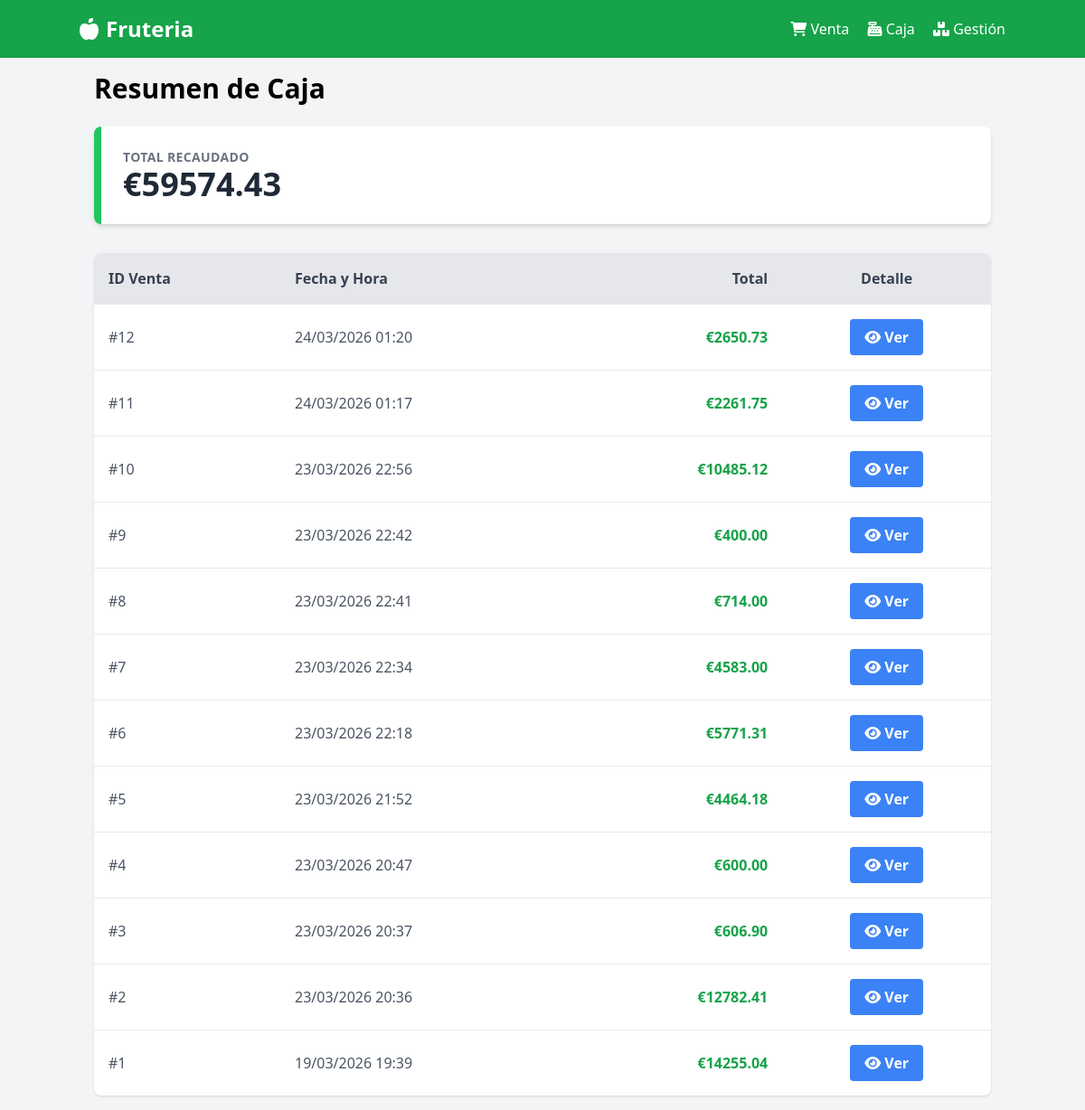
Page /caja on the earlier database version.
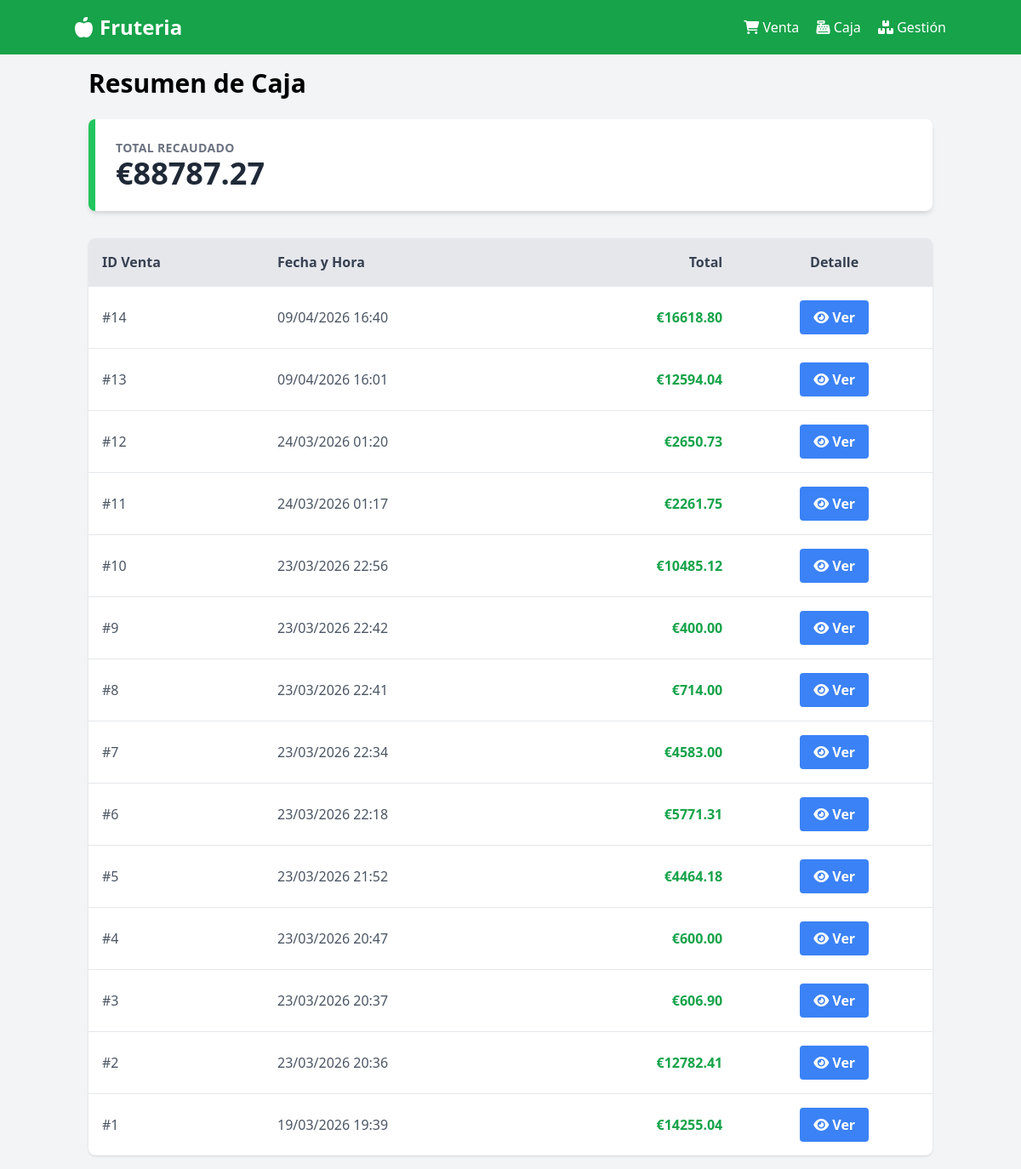
Same page on the later database version.
### app/models/models.py (models this page shows)
class Venta(db.Model):
    __tablename__ = 'ventas'
    id = db.Column(db.Integer, primary_key=True)
    fecha = db.Column(db.DateTime, default=db.func.current_timestamp())
    total = db.Column(db.Float, nullable=False)
    detalles = db.relationship('DetalleVenta', backref='venta', lazy=True)

### app/routes/main.py (the view)
@main_bp.route('/caja')
def ver_caja():
    total_obtenido = db.session.query(func.sum(Venta.total)).scalar() or 0
    ventas = Venta.query.order_by(Venta.fecha.desc()).all()
    return render_template('caja.html', total=total_obtenido, ventas=ventas)

### app/templates/caja.html (shortened to what this page needs)
{% extends "base.html" %}
{% block content %}
<div class="max-w-6xl mx-auto">
    <h1 class="text-3xl font-bold mb-6">Resumen de Caja</h1>
    <div class="bg-white p-6 rounded-lg shadow-md mb-8 border-l-8 border-green-500">
        <h2 class="text-gray-500 uppercase tracking-wide text-sm font-bold">Total Recaudado</h2>
        <p class="text-4xl font-black text-gray-800">€{{ "%.2f"|format(total) }}</p>
    </div>
    <div class="bg-white rounded-lg shadow overflow-hidden">
        <table class="w-full text-left border-collapse">
            <thead class="bg-gray-200">
                <tr>
                    <th class="p-4 font-bold text-gray-700">ID Venta</th>
                    <th class="p-4 font-bold text-gray-700">Fecha y Hora</th>
                    <th class="p-4 font-bold text-gray-700 text-right">Total</th>
                    <th class="p-4 font-bold text-gray-700 text-center">Detalle</th>
                </tr>
            </thead>
            <tbody>
                {% for venta in ventas %}
                <tr class="border-t hover:bg-gray-50">
                    <td class="p-4 text-gray-600">#{{ venta.id }}</td>
                    <td class="p-4 text-gray-600">{{ venta.fecha.strftime('%d/%m/%Y %H:%M') }}</td>
                    <td class="p-4 text-right font-bold text-green-600">€{{ "%.2f"|format(venta.total) }}</td>
                    <td class="p-4 text-center">
                        <button class="bg-blue-500 hover:bg-blue-700 text-white font-bold py-2 px-4 rounded ver-detalle" data-venta-id="{{ venta.id }}">
                            <i class="fas fa-eye"></i> Ver
                        </button>
                    </td>
                </tr>
                {% else %}
                <tr>
                    <td colspan="4" class="p-8 text-center text-gray-500">No hay ventas registradas aún.</td>
                </tr>
                {% endfor %}
            </tbody>
        </table>
    </div>
</div>
{% endblock %}

### app/templates/base.html (shortened to what this page needs)
<!DOCTYPE html>
<html lang="es">
<head>
    <script src="https://cdn.tailwindcss.com"></script>
    <link rel="stylesheet" href="https://cdnjs.cloudflare.com/ajax/libs/font-awesome/6.0.0-beta3/css/all.min.css">
</head>
<body class="bg-gray-100">
    <nav class="bg-green-600 p-4 text-white">
    <div class="container mx-auto flex justify-between items-center">
        <a href="{{ url_for('main.index') }}" class="text-2xl font-bold">
            <i class="fas fa-apple-alt mr-2"></i>Fruteria
        </a>
        <div>
            <a href="{{ url_for('main.index') }}" class="mr-4 hover:underline">
                <i class="fas fa-shopping-cart"></i> Venta
            </a>
            <a href="{{ url_for('main.ver_caja') }}" class="mr-4 hover:underline">
                <i class="fas fa-cash-register"></i> Caja
            </a>
            <a href="{{ url_for('products.listar') }}" class="hover:underline">
                <i class="fas fa-boxes"></i> Gestión
            </a>
        </div>
    </div>
</nav>
    <main class="container mx-auto p-4">
        {% block content %}{% endblock %}
    </main>
</body>
</html>

Differences in the rows shown:
added Venta: id "14", fecha "09/04/2026 16:40", total "16618.80"
added Venta: id "13", fecha "09/04/2026 16:01", total "12594.04"
Other differences:
{{ "%.2f"|format(total) }}: "59574.43" → "88787.27"
